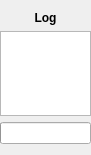
<?xml version="1.0" encoding="UTF-8"?>
<ui version="4.0">
 <author>Patrick Ziegler</author>
 <class>MediaCopierLogWidget</class>
 <widget class="QWidget" name="MediaCopierLogWidget">
  <property name="geometry">
   <rect>
    <x>0</x>
    <y>0</y>
    <width>91</width>
    <height>155</height>
   </rect>
  </property>
  <layout class="QVBoxLayout" name="verticalLayout">
   <property name="leftMargin">
    <number>0</number>
   </property>
   <property name="rightMargin">
    <number>0</number>
   </property>
   <item>
    <widget class="QLabel" name="logTitle">
     <property name="font">
      <font>
       <weight>75</weight>
       <bold>true</bold>
      </font>
     </property>
     <property name="text">
      <string>Log</string>
     </property>
     <property name="alignment">
      <set>Qt::AlignCenter</set>
     </property>
    </widget>
   </item>
   <item>
    <widget class="QPlainTextEdit" name="logText">
     <property name="sizePolicy">
      <sizepolicy hsizetype="Expanding" vsizetype="Expanding">
       <horstretch>0</horstretch>
       <verstretch>0</verstretch>
      </sizepolicy>
     </property>
     <property name="readOnly">
      <bool>true</bool>
     </property>
    </widget>
   </item>
   <item>
    <widget class="QProgressBar" name="logProgressBar">
     <property name="textVisible">
      <bool>false</bool>
     </property>
    </widget>
   </item>
  </layout>
 </widget>
 <tabstops>
  <tabstop>logText</tabstop>
 </tabstops>
 <resources/>
 <connections/>
</ui>
